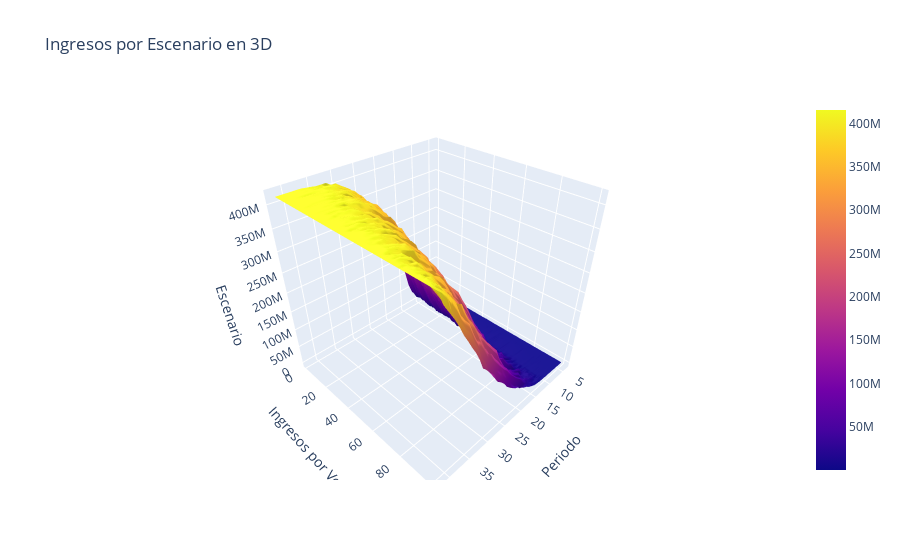

The notebook cell this image was saved under:
### Code cell
# Crear la figura 3D
fig3D = go.Figure(data=[go.Surface(z=z_values, x=periodos, y=escenarios)])

# Configuración de los ejes
fig3D.update_layout(
    scene=dict(
        xaxis_title='Periodo',
        yaxis_title='Ingresos por Venta',
        zaxis_title='Escenario'
    ),
    title='Ingresos por Escenario en 3D',
)

# Mostrar la gráfica
fig3D.show()

### Figure 1 — Plotly figure (JSON) as saved in the notebook; plotly's stock layout.template omitted (floating-point values rounded to 4 significant figures; data arrays with more than 128 entries replaced by an {"elided": "..."} marker saying what was removed)
{"data": [{"type": "surface", "x": [4, 5, 6, 7, 8, 9, 10, 11, 12, 13, 14, 15, 16, 17, 18, 19, 20, 21, 22, 23, 24, 25, 26, 27, 28, 29, 30, 31, 32, 33, 34, 35, 36, 37, 38, 39, 40, 41, 42], "y": [1, 2, 3, 4, 5, 6, 7, 8, 9, 10, 11, 12, 13, 14, 15, 16, 17, 18, 19, 20, 21, 22, 23, 24, 25, 26, 27, 28, 29, 30, 31, 32, 33, 34, 35, 36, 37, 38, 39, 40, 41, 42, 43, 44, 45, 46, 47, 48, 49, 50, 51, 52, 53, 54, 55, 56, 57, 58, 59, 60, 61, 62, 63, 64, 65, 66, 67, 68, 69, 70, 71, 72, 73, 74, 75, 76, 77, 78, 79, 80, 81, 82, 83, 84, 85, 86, 87, 88, 89, 90, 91, 92, 93, 94, 95, 96, 97, 98, 99, 100], "z": {"elided": "100x39 float values"}}], "layout": {"scene": {"xaxis": {"title": {"text": "Periodo"}}, "yaxis": {"title": {"text": "Ingresos por Venta"}}, "zaxis": {"title": {"text": "Escenario"}}}, "title": {"text": "Ingresos por Escenario en 3D"}}}
